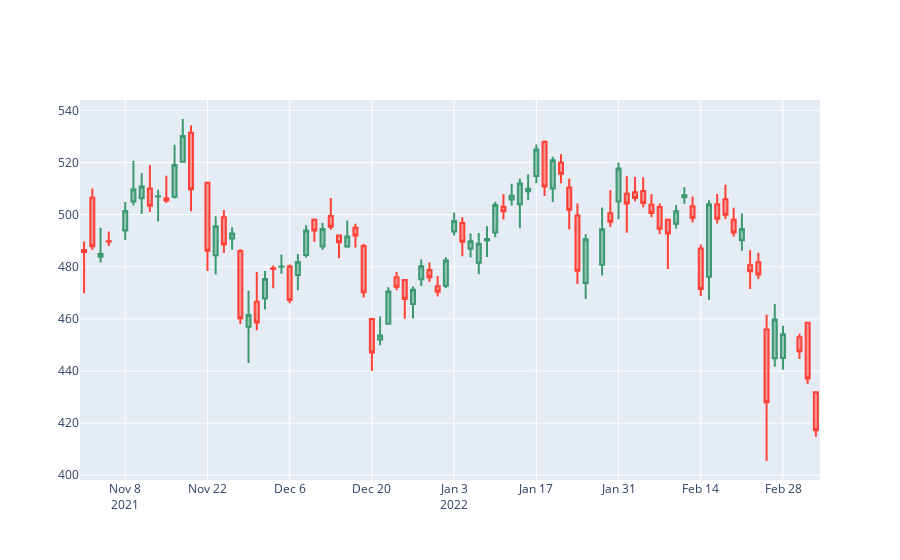

Write notebook code for a chart like this one.
### Code cell
fig = go.Figure(data = [go.Candlestick(x = day_map.index, 
                open = day_map['Open'],
                high = day_map['High'],
                low = day_map['Low'],
                close = day_map['Close'])])
fig.update_layout(xaxis_rangeslider_visible = False, hovermode = 'x unified')
fig.update_xaxes(rangebreaks = [dict(bounds = ['sat', 'mon'])])

fig.show()
